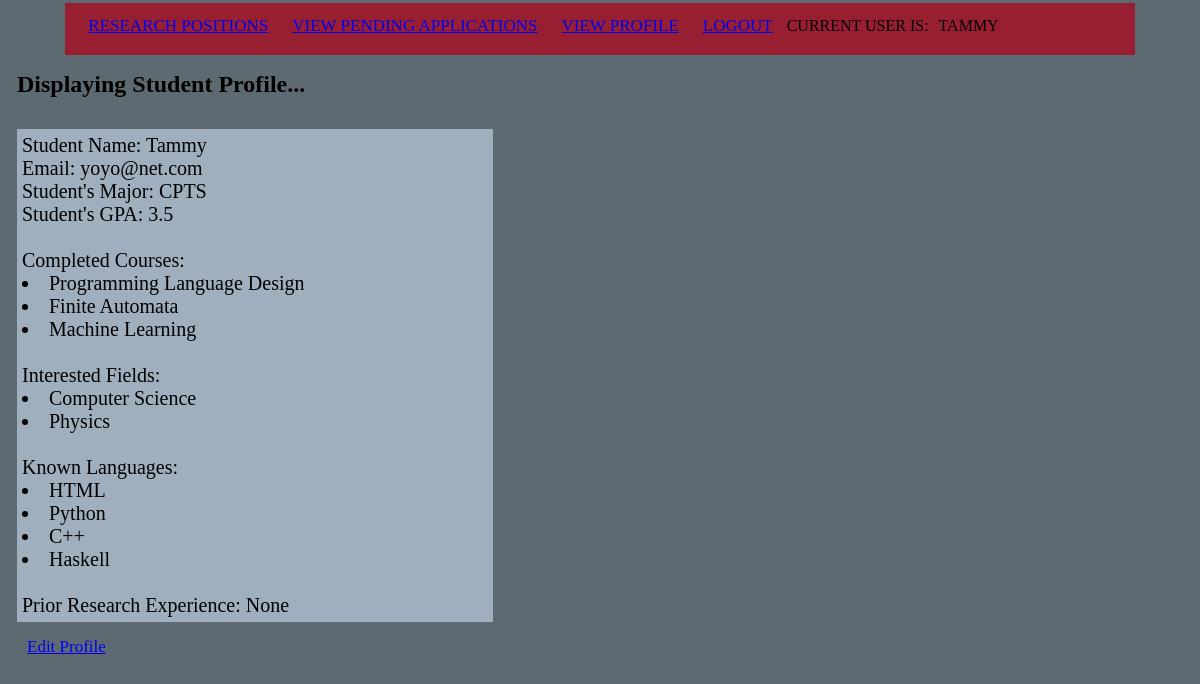
The app's page /display_StudentProfile (signed in) with its own data.
### app/Model/models.py (models this page shows, shortened)
class User(UserMixin, db.Model):
    id = db.Column(db.Integer, primary_key=True)
    username = db.Column(db.String(64), unique=True)
    email = db.Column(db.String(120), unique=True)
    WSU_id = db.Column(db.String(10), unique=True)
    password_hash = db.Column(db.String(128))
    role = db.Column(db.String(20))
    major = db.Column(db.String(20))
    gpa = db.Column(db.String(4))
    completed_courses = db.relationship('Elective', secondary = userElectives,
                                  primaryjoin=(userElectives.c.user_id == id),
                                  backref=db.backref('userElectives',
                                  lazy='dynamic'), lazy='dynamic')
    interested_fields = db.relationship('Field', secondary = userInterests,
                                  primaryjoin=(userInterests.c.user_id == id),
                                  backref=db.backref('userInterests',
                                  lazy='dynamic'), lazy='dynamic')
    known_languages = db.relationship('Language', secondary = userLanguages,
                                  primaryjoin=(userLanguages.c.user_id == id),
                                  backref=db.backref('userLanguages',
                                  lazy='dynamic'), lazy='dynamic')
    prior_research_experience = db.Column(db.String(200))
    phone = db.Column(db.String(12), unique=True)
    posts = db.relationship('Post', backref='writer', lazy='dynamic')
    def __repr__(self):
        return '{}'.format(self.username)
    def get_electives(self):
        return self.completed_courses
    def get_languages(self):
        return self.known_languages
    def get_fields(self):
        return self.interested_fields

class Elective(db.Model):
    id = db.Column(db.Integer, primary_key=True)
    title = db.Column(db.String(100))

class Field(db.Model):
    id = db.Column(db.Integer, primary_key=True)
    name = db.Column(db.String(20))

class Language(db.Model):
    id = db.Column(db.Integer, primary_key=True)
    name = db.Column(db.String(60))

### app/Controller/routes.py (the view)
@bp_routes.route('/display_StudentProfile', methods = ['GET'])
@login_required
def display_StudentProfile():
    return render_template('display_StudentProfile.html', title ='Displaying Student Profile...', user = current_user)

### app/Model/models.py (called while the page is built)
@login.user_loader
def load_user(id):
    return User.query.get(int(id))

### app/View/templates/display_StudentProfile.html
{% extends "base.html" %}
{% block content %}
    <h1> {{ title }} </h1>
    <br>
    <div class = "fontcheck"> Student Name: {{ user.username }}
    <br>
                Email: {{ user.email }}
    <br>
                Student's Major: {{ user.major }}
    <br>
                Student's GPA: {{ user.gpa }}
    <br>
    <br>
    Completed Courses: {% for course in user.get_electives() %}
                       <li>{{ course.title}}</li>
                       {% endfor %}
    <br>
    Interested Fields: {% for field in user.get_fields().all() %}
                       <li>{{ field.name }}</li>
                       {%endfor%}
    <br>
    Known Languages: {% for language in user.get_languages().all() %}
                    <li>{{ language.name }}</li>
                     {%endfor%}
    <br>
                Prior Research Experience: {{ user.prior_research_experience }}
    </div>
    <br>
    {% if current_user.role == 'Student' %}
        <td><a href="{{ url_for('routes.edit_student_profile') }}" class="button"> Edit Profile </a></td>
    {% endif %}
{% endblock %}

### app/View/templates/base.html (shortened to what this page needs)
<html class = nav-container2>
    <head>
        <link rel="stylesheet" href="{{ url_for('static', filename='css/main.css') }}">
    </head>
    <body>
        <div class = "nav-container">
            <table>
                <tr>
                    <td><a href="{{ url_for('routes.index') }}" class="button"> Research Positions </a></td>
                    {% if current_user.role == 'Faculty' %}
                    <td><a href="{{ url_for('routes.post_position') }}" class="button"> Post New Research Position </a></td>
                    <td><a href="{{ url_for('routes.view_applications', current_user_id = current_user.id) }}" class="button"> View Submitted Applications </a></td>
                    {% elif current_user.role == 'Student' %}
                    <td><a href="{{ url_for('routes.view_applications', current_user_id = current_user.id) }}" class="button"> View Pending Applications </a></td>
                    {% endif %}
                    {% if current_user.role == 'Student'%}
                    <td><a href="{{ url_for('routes.display_StudentProfile') }}" class = "button"> View Profile </a></td>
                    {% elif current_user.role == 'Faculty' %}
                    <td><a href="{{ url_for('routes.display_FacultyProfile') }}" class = "button"> View Profile </a></td>
                    {% endif %}
                    {% if current_user.is_anonymous %}
                    <td><a href="{{ url_for('auth.login') }}" class = "button"> Login </a></td>
                    <td> Current user is: <span class="useritem">________ </span> </td>
                    {% else %}
                    <td><a href="{{ url_for('auth.logout') }}" class = "button"> Logout </a></td>
                    <td> Current user is: <span class="useritem">{{ current_user }} </span> </td>
                    {% endif %}
                </tr>
            </table>
        </div>
        <div>
            {% block content %} {% endblock %}
        </div>
    </body>
</html>

### app/View/static/css/main.css (style rules this page uses)
body { margin: 1px 1px 1px 1px; padding: 1px; font-family: Tahoma; text-align: left; }
.nav-container { background: #981E32; font-family: Tahoma; font-size: 12px; height: 32px; text-transform: uppercase; margin: auto; width: 90%;; padding: 10px }
.nav-container2 { background:#5E6A71; font-family: Tahoma; font-size: 12px; height: 32px; margin: 1px 15px 1px 15px; }
.button { width : 80px; font-size: 17px; margin : 5px; padding : 5px; }
.useritem { text-align: center; padding: 3px; margin: 4px 3px 4px 3px; color: black; text-transform: uppercase; }
.fontcheck { font-size: 20px; background: rgba(215, 235, 255, 0.541); width: 40%; padding: 5px; }

### records on screen
User: username "TAMMY", username "Tammy", email "yoyo@net.com", major "CPTS", gpa "3.5", prior_research_experience "None"
Elective: title "Programming Language Design"
Elective: title "Finite Automata"
Elective: title "Machine Learning"
Field: name "Computer Science"
Field: name "Physics"
Language: name "HTML"
Language: name "Python"
Language: name "C++"
Language: name "Haskell"

### other values on screen
{{ title }} "Displaying Student Profile..."
